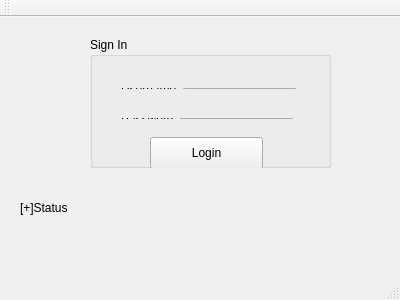
<?xml version="1.0" encoding="UTF-8"?>
<ui version="4.0">
 <class>Login</class>
 <widget class="QMainWindow" name="Login">
  <property name="geometry">
   <rect>
    <x>0</x>
    <y>0</y>
    <width>400</width>
    <height>300</height>
   </rect>
  </property>
  <property name="windowTitle">
   <string>Login</string>
  </property>
  <widget class="QWidget" name="centralWidget">
   <widget class="QLabel" name="label">
    <property name="geometry">
     <rect>
      <x>20</x>
      <y>170</y>
      <width>311</width>
      <height>41</height>
     </rect>
    </property>
    <property name="text">
     <string>[+]Status</string>
    </property>
   </widget>
   <widget class="QGroupBox" name="groupBox">
    <property name="geometry">
     <rect>
      <x>90</x>
      <y>20</y>
      <width>241</width>
      <height>131</height>
     </rect>
    </property>
    <property name="title">
     <string>Sign In</string>
    </property>
    <widget class="QPushButton" name="pushButton">
     <property name="geometry">
      <rect>
       <x>60</x>
       <y>100</y>
       <width>113</width>
       <height>32</height>
      </rect>
     </property>
     <property name="text">
      <string>Login</string>
     </property>
    </widget>
    <widget class="QWidget" name="layoutWidget">
     <property name="geometry">
      <rect>
       <x>20</x>
       <y>40</y>
       <width>197</width>
       <height>23</height>
      </rect>
     </property>
     <layout class="QHBoxLayout" name="horizontalLayout">
      <item>
       <widget class="QLabel" name="label_2">
        <property name="text">
         <string>Username</string>
        </property>
       </widget>
      </item>
      <item>
       <widget class="QLineEdit" name="lineEdit_username"/>
      </item>
     </layout>
    </widget>
    <widget class="QWidget" name="layoutWidget_2">
     <property name="geometry">
      <rect>
       <x>20</x>
       <y>70</y>
       <width>194</width>
       <height>23</height>
      </rect>
     </property>
     <layout class="QHBoxLayout" name="horizontalLayout_2">
      <item>
       <widget class="QLabel" name="label_3">
        <property name="text">
         <string>Password</string>
        </property>
       </widget>
      </item>
      <item>
       <widget class="QLineEdit" name="lineEdit_password">
        <property name="echoMode">
         <enum>QLineEdit::Password</enum>
        </property>
       </widget>
      </item>
     </layout>
    </widget>
   </widget>
  </widget>
  <widget class="QMenuBar" name="menuBar">
   <property name="geometry">
    <rect>
     <x>0</x>
     <y>0</y>
     <width>400</width>
     <height>22</height>
    </rect>
   </property>
  </widget>
  <widget class="QToolBar" name="mainToolBar">
   <attribute name="toolBarArea">
    <enum>TopToolBarArea</enum>
   </attribute>
   <attribute name="toolBarBreak">
    <bool>false</bool>
   </attribute>
  </widget>
  <widget class="QStatusBar" name="statusBar"/>
 </widget>
 <layoutdefault spacing="6" margin="11"/>
 <resources/>
 <connections/>
</ui>
